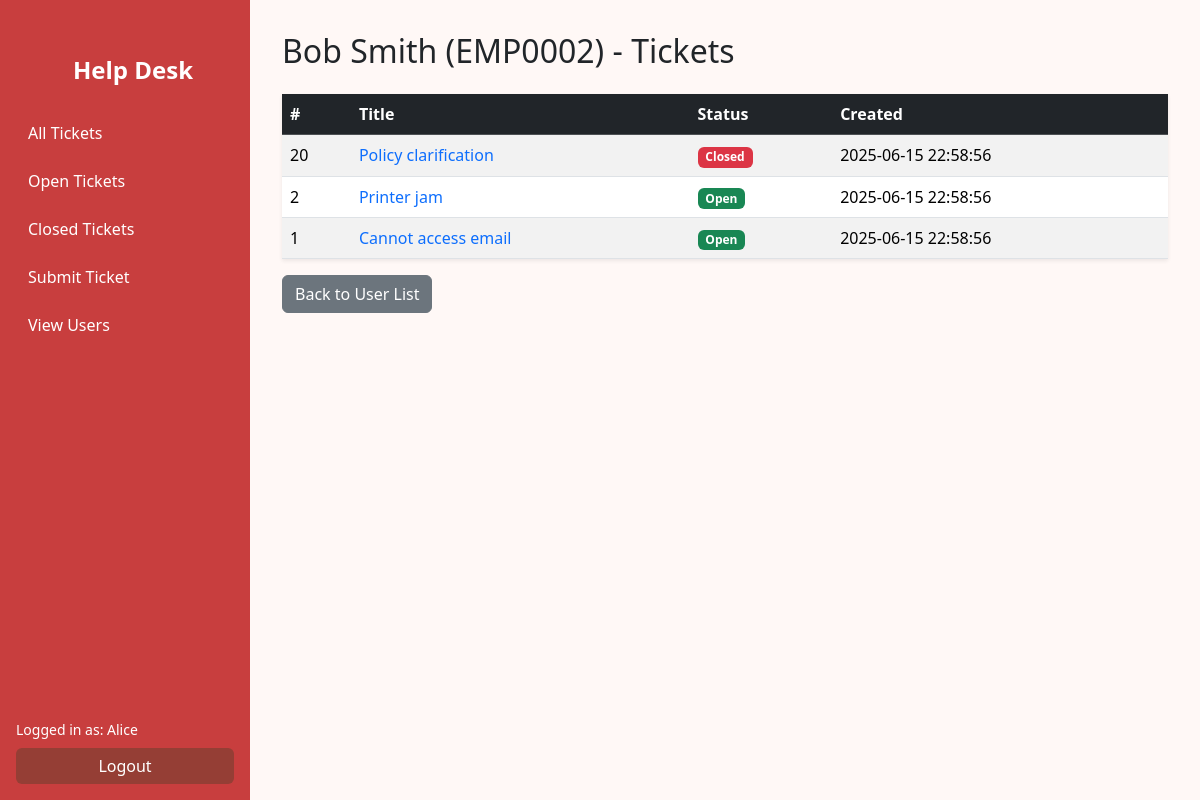
Page /users/2/tickets (signed in) on the committed database.
### tables this page shows
CREATE TABLE users (
  id INTEGER PRIMARY KEY AUTOINCREMENT,
  email TEXT NOT NULL UNIQUE,
  password TEXT NOT NULL,
  first_name TEXT,
  last_name TEXT,
  employee_id TEXT,
  role TEXT CHECK(role IN ('admin', 'employee')) NOT NULL
);

CREATE TABLE tickets (
    id INTEGER PRIMARY KEY AUTOINCREMENT,
    title TEXT NOT NULL,
    description TEXT NOT NULL,
    status TEXT DEFAULT 'Open',
    user_id INTEGER,
    created_at TIMESTAMP DEFAULT CURRENT_TIMESTAMP,
    updated_at TIMESTAMP DEFAULT CURRENT_TIMESTAMP,
    FOREIGN KEY (user_id) REFERENCES users(id) ON DELETE CASCADE
);

### app.py (the view)
@app.route('/users/<int:user_id>/tickets')
def view_user_tickets(user_id):
    if session.get('role') != 'admin':
        flash('You are not authorised to view this.', 'error')
        return redirect(url_for('dashboard'))
    db = get_db()
    user = db.execute('SELECT * FROM users WHERE id = ?', (user_id,)).fetchone()
    if not user:
        flash('User not found.', 'error')
        return redirect(url_for('view_users'))
    tickets = db.execute('''
        SELECT * FROM tickets WHERE user_id = ? ORDER BY id DESC
    ''', (user_id,)).fetchall()
    return render_template('view_user_tickets.html', user=user, tickets=tickets)

### app.py (called while the page is built)
def connect_db():
    rv = sqlite3.connect(app.config['DATABASE'])
    rv.row_factory = sqlite3.Row
    return rv

def get_db():
    if 'sqlite_db' not in g:
        g.sqlite_db = connect_db()
    return g.sqlite_db

### templates/view_user_tickets.html (shortened to what this page needs)
{% extends 'base_dashboard.html' %}
{% block content %}
<h2 class="mb-4">{{ user.first_name }} {{ user.last_name }} ({{ user.employee_id }}) - Tickets</h2>
<table class="table table-striped table-hover shadow-sm">
  <thead class="table-dark">
    <tr>
      <th>#</th>
      <th>Title</th>
      <th>Status</th>
      <th>Created</th>
    </tr>
  </thead>
  <tbody>
    {% for ticket in tickets %}
    <tr class="clickable-row" onclick="window.location='{{ url_for('view_ticket', ticket_id=ticket.id) }}'">
      <td>{{ ticket.id }}</td>
      <td>
        <span
          class="text-primary"
          data-bs-toggle="popover"
          data-bs-trigger="hover focus"
          title="{{ ticket.title }}"
          data-bs-content="{{ ticket.description | e }}"
        >
          {{ ticket.title }}
        </span>
      </td>
      <td>
        <span class="badge {% if ticket.status == 'Closed' %}bg-danger{% else %}bg-success{% endif %}">
          {{ ticket.status }}
        </span>
      </td>
      <td>{{ ticket.created_at }}</td>
    </tr>
    {% else %}
    <tr>
      <td colspan="4" class="text-center text-muted">No tickets found for this user.</td>
    </tr>
    {% endfor %}
  </tbody>
</table>
<a href="{{ url_for('view_users') }}" class="btn btn-secondary">Back to User List</a>
{% endblock %}

### static/css/style.css (style rules this page uses)
body { margin: 0; font-family: system-ui, sans-serif; background-color: #fff8f6; }
.btn-secondary { background-color: #6c757d; border-color: #6c757d; color: #fff; }

### templates/view_user_tickets.html (style rules this page uses)
.clickable-row { cursor: pointer; }

### rows in the picture
users: first_name "Bob", last_name "Smith", employee_id "EMP0002"
tickets: id "20", title "Policy clarification", status "Closed", created_at "2025-06-15 22:58:56"
tickets: id "2", title "Printer jam", status "Open", created_at "2025-06-15 22:58:56"
tickets: id "1", title "Cannot access email", status "Open", created_at "2025-06-15 22:58:56"

### other values in the picture
{{ session.get('first_name', 'Guest') }} "Alice"
